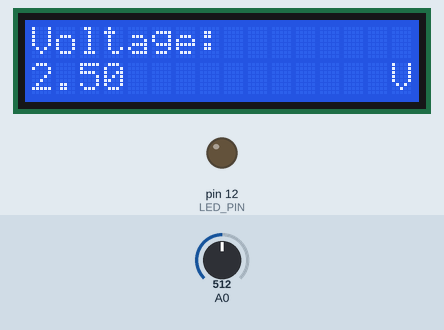
Recording of a sketch running on a simulated Arduino Uno, built for the host (arithmetic inside an expression is 32-bit, double 64-bit). Shown: 16×2 character LCD, output pins drawn as LEDs (lit = HIGH). The inputs (shaded band) are chosen by the test bench; at power-on: A0 = 512. What the sketch prints to the serial monitor is not drawn.

Above: at 1.2 s.
1.3 s: A0 set to 721
At 3.0 s:
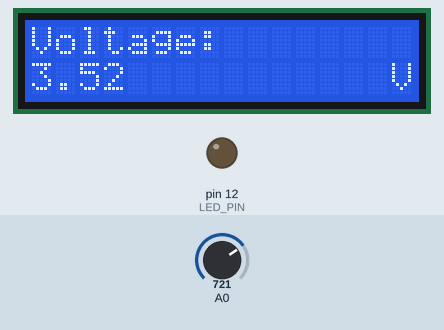
3.5 s: A0 set to 745
At 5.0 s:
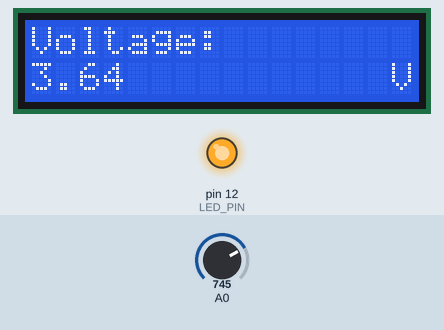
5.5 s: A0 set to 511
At 7.0 s:
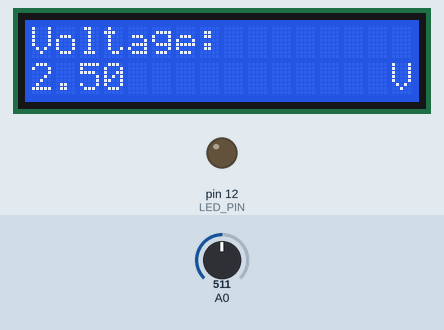
Timing chart, 0 to 8.5 s (numbered marks = the images above; inputs shaded):
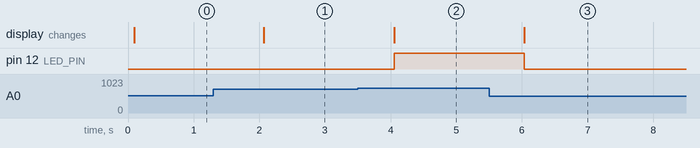

Measured:
- the behaviour switches between 732 and 733 on A0 (found by bisection; images 1 and 2)
- after the input at 1.3 s, the display: changes after 0.77 s (image 1)
- after the input at 3.5 s, pin 12 (LED_PIN): LOW → HIGH after 0.55 s; the display: changes after 0.55 s (image 2)
- after the input at 5.5 s, pin 12 (LED_PIN): HIGH → LOW after 0.53 s; the display: changes after 0.53 s (image 3)

The sketch:

trabalho-final-str.ino
```cpp
#include <Arduino_FreeRTOS.h>
#include <queue.h>
#include <task.h>
#include <semphr.h>
#include <Wire.h>
#include <LiquidCrystal_I2C.h>

/* defines - LCD */
#define LCD_16X2_CLEAN_LINE                "                "
#define LCD_16X2_I2C_ADDRESS               0x27
#define LCD_16X2_COLS                      16
#define LCD_16X2_ROWS                      2

/* defines - LED */
#define LED_PIN                      12
#define LED_THRESHOLD                3.58 /* V

/* defines - ADC */
#define ADC_MAX                      1023.0
#define MAX_VOLTAGE_ADC              5.0

/* definição de tipos */
#define portCHAR		char
#define portFLOAT		float
#define portDOUBLE		double
#define portLONG		long
#define portSHORT		int
#define portSTACK_TYPE	unsigned portCHAR
#define portBASE_TYPE	char

/* tasks */
void task_breathing_light( void *pvParameters );
void task_serial( void *pvParameters );
void task_lcd( void *pvParameters );
void task_sensor( void *pvParameters );
void task_led( void *pvParameters );

/* Variaveis relacionadas ao LCD */
LiquidCrystal_I2C lcd(LCD_16X2_I2C_ADDRESS,
                      LCD_16X2_COLS,
                      LCD_16X2_ROWS);

/* filas (queues) */
QueueHandle_t xQueue_LCD, xQueue_LED;

/* semaforos utilizados */
SemaphoreHandle_t xSerial_semaphore;

void setup() {

  /* Inicializa serial (baudrate 9600) */
  Serial.begin(9600);

  /* Inicializa o LCD, liga o backlight e limpa o LCD */
  lcd.init();
  lcd.backlight();
  lcd.clear();

  /* Inicializa e configura GPIO do LED */
  pinMode(LED_PIN, OUTPUT);
  digitalWrite(LED_PIN, LOW);

  while (!Serial) {
    ; /* Somente vai em frente quando a serial estiver pronta para funcionar */
  }

  /* Criação das filas (queues) */
  xQueue_LCD = xQueueCreate( 1, sizeof( float ) );
  xQueue_LED = xQueueCreate( 1, sizeof( float ) );

  /* Criação dos semaforos */
  xSerial_semaphore = xSemaphoreCreateMutex();

  if (xSerial_semaphore == NULL)
  {
     Serial.println("Erro: nao e possivel criar o semaforo");
     while(1); /* Sem semaforo o funcionamento esta comprometido. Nada mais deve ser feito. */
  }

  /* Criação das tarefas */
  xTaskCreate(
    task_sensor                     /* Funcao a qual esta implementado o que a tarefa deve fazer */
    ,  (const portCHAR *) "sensor"   /* Nome (para fins de debug, se necessário) */
    ,  128                          /* Tamanho da stack (em words) reservada para essa tarefa */
    ,  NULL                         /* Parametros passados (nesse caso, não há) */
    ,  3                            /* Prioridade */
    ,  NULL );                      /* Handle da tarefa, opcional (nesse caso, não há) */

  xTaskCreate(
    task_lcd
    ,  (const portCHAR *) "LCD"
    ,  156
    ,  NULL
    ,  2
    ,  NULL );


  xTaskCreate(
    task_led
    ,  (const portCHAR *)"LED"
    ,  128
    ,  NULL
    ,  1
    ,  NULL );

  /* A partir deste momento, o scheduler de tarefas entra em ação e as tarefas executam */
}

void loop()
{
  /* Tudo é executado nas tarefas. Há nada a ser feito aqui. */
}

/* --------------------------------------------------*/
/* ---------------------- Tarefas -------------------*/
/* --------------------------------------------------*/

void task_sensor( void *pvParameters )
{
    TickType_t momentoDoInicio;
    momentoDoInicio = xTaskGetTickCount();
    (void) pvParameters;
    int adc_read=0;
    UBaseType_t uxHighWaterMark;
    float voltage = 0.0;

    while(1)
    {
        adc_read = analogRead(0);
        voltage = ((float)adc_read/ADC_MAX)*MAX_VOLTAGE_ADC;

        /* Envia tensão lida em A0 para as tarefas a partir de filas */
        xQueueOverwrite(xQueue_LCD, (void *)&voltage);
        xQueueOverwrite(xQueue_LED, (void *)&voltage);

        /* Espera um segundo */
        vTaskDelayUntil( &momentoDoInicio, pdMS_TO_TICKS(1000) ); // executa em intervalos precisos

        /* Para fins de teste de ocupação de stack, printa na serial o high water mark */
        xSemaphoreTake(xSerial_semaphore, portMAX_DELAY );

        uxHighWaterMark = uxTaskGetStackHighWaterMark( NULL );
        Serial.print("task_sensor high water mark (words): ");
        Serial.println(uxHighWaterMark);
        Serial.println("---");
        xSemaphoreGive(xSerial_semaphore);
    }
}

void task_lcd( void *pvParameters )
{
    (void) pvParameters;
    float voltage_rcv = 0.0;
    UBaseType_t uxHighWaterMark;

    while(1)
    {
        /* Espera até algo ser recebido na queue */
        xQueueReceive(xQueue_LCD, (void *)&voltage_rcv, portMAX_DELAY);

        /* Uma vez recebida a informação na queue, a escreve no display LCD */
        lcd.setCursor(0,0);
        lcd.print("Voltage: ");
        lcd.setCursor(0,1);
        lcd.print(LCD_16X2_CLEAN_LINE);
        lcd.setCursor(0,1);
        lcd.print(voltage_rcv);
        lcd.setCursor(15,1);
        lcd.print("V");

        /* Para fins de teste de ocupação de stack, printa na serial o high water mark */
        xSemaphoreTake(xSerial_semaphore, portMAX_DELAY );

        uxHighWaterMark = uxTaskGetStackHighWaterMark( NULL );
        Serial.print("task_lcd high water mark (words): ");
        Serial.println(uxHighWaterMark);
        Serial.println("---");
        xSemaphoreGive(xSerial_semaphore);
    }
}

void task_led( void *pvParameters )
{
    (void) pvParameters;
    float voltage_rcv = 0.0;
    UBaseType_t uxHighWaterMark;

    while(1)
    {
        /* Espera até algo ser recebido na queue */
        xQueueReceive(xQueue_LED, (void *)&voltage_rcv, portMAX_DELAY);

        /* Uma vez recebida a informação na queue, verifica se o LED deve acender ou não */
        if (voltage_rcv > LED_THRESHOLD)
            digitalWrite(LED_PIN, HIGH);
        else
            digitalWrite(LED_PIN, LOW);

        /* Para fins de teste de ocupação de stack, printa na serial o high water mark */
        xSemaphoreTake(xSerial_semaphore, portMAX_DELAY );

        uxHighWaterMark = uxTaskGetStackHighWaterMark( NULL );
        Serial.print("task_led high water mark (words): ");
        Serial.println(uxHighWaterMark);
        Serial.println("---");
        xSemaphoreGive(xSerial_semaphore);
    }
}
```
